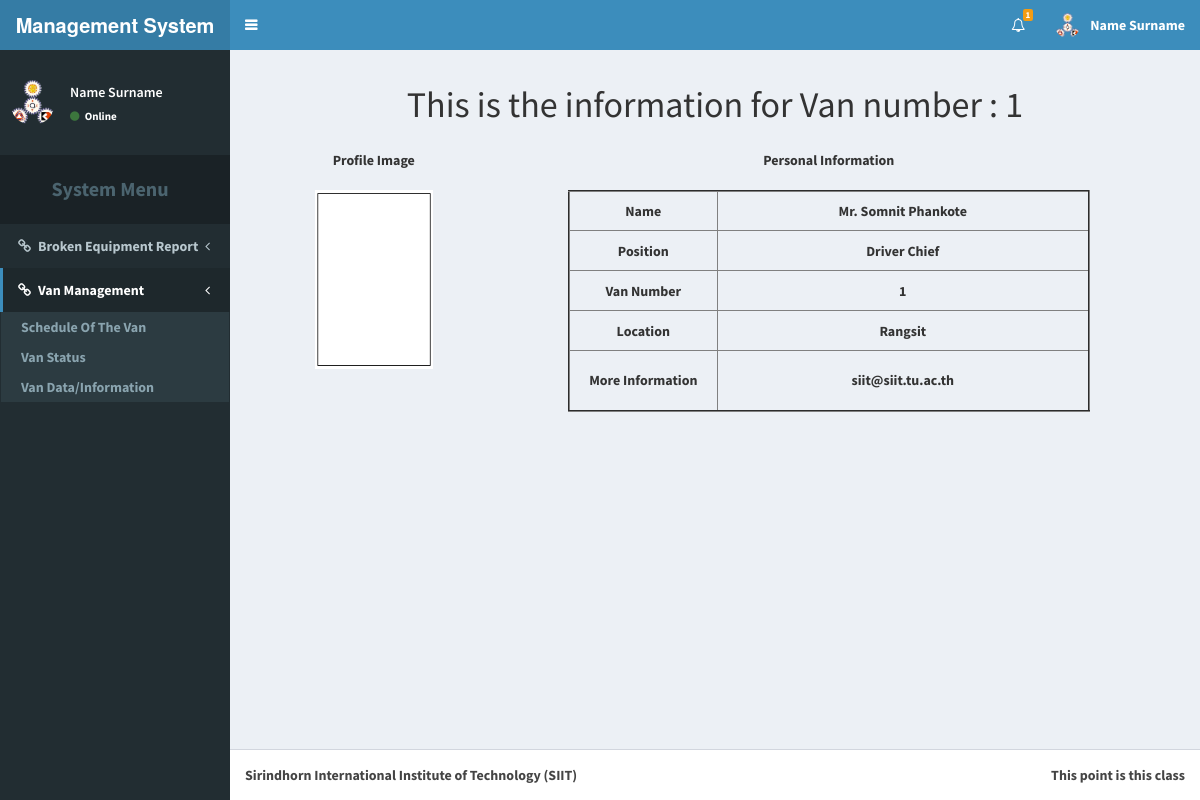
The app's page /vanSystem.php?mode=1&v=1 (signed in) with its own data.
### tables this page shows
CREATE TABLE `van` (
  `van_no` int(11) NOT NULL AUTO_INCREMENT,
  `location` varchar(255) NOT NULL DEFAULT 'Rangsit',
  `status` varchar(255) NOT NULL DEFAULT 'Free',
  `driver_no` int(11) NOT NULL COMMENT 'driver_no = memer_no (membr table)',
  `current_location` varchar(255) NOT NULL DEFAULT 'Rangsit',
  `request_by` varchar(255) NOT NULL DEFAULT 'No requested',
  `van_license_plate` varchar(50) DEFAULT NULL,
  PRIMARY KEY (`van_no`)
);

CREATE TABLE `member` (
  `member_id` int(11) NOT NULL AUTO_INCREMENT,
  `full_name` varchar(255) DEFAULT NULL,
  `username` varchar(255) DEFAULT NULL,
  `password` varchar(255) DEFAULT NULL,
  `email` varchar(255) DEFAULT NULL,
  `member_tier` varchar(255) DEFAULT 'Normal User',
  PRIMARY KEY (`member_id`)
);

CREATE TABLE `driver` (
  `driver_no` int(11) NOT NULL AUTO_INCREMENT,
  `driver_position` varchar(255) DEFAULT NULL,
  `member_id` int(11) DEFAULT NULL,
  PRIMARY KEY (`driver_no`)
);

### vanSystem.php (the view, shortened to what this page needs)
<!DOCTYPE html>
<?php
require_once('connect.php');
?>
<html>
<head>
  <link rel="stylesheet" href="bootstrap/css/bootstrap.css">
  <link rel="stylesheet" href="https://cdnjs.cloudflare.com/ajax/libs/font-awesome/4.5.0/css/font-awesome.min.css">
  <link rel="stylesheet" href="https://cdnjs.cloudflare.com/ajax/libs/ionicons/2.0.1/css/ionicons.min.css">
  <link rel="stylesheet" href="plugins/datepicker/datepicker3.css">
  <link rel="stylesheet" href="dist/css/AdminLTE.css">
  <link rel="stylesheet" href="dist/css/skins/skin-blue.css">
  <link rel="stylesheet" href="plugins/datatables/dataTables.bootstrap.css">
</head>
<body class="hold-transition skin-blue sidebar-mini">
<div class="wrapper">
  <header class="main-header">
    <a href="/Senior_Project" class="logo">
      <span class="logo-lg"><b>Management System<b></span>
    </a>
    <nav class="navbar navbar-static-top" role="navigation">
      <a href="#" class="sidebar-toggle" data-toggle="offcanvas" role="button">
      </a>
      <div class="navbar-custom-menu">
        <ul class="nav navbar-nav">
          <?php
            if(isset($_SESSION['tier'])){
          ?>
          <li class="dropdown notifications-menu">
          <a href="#" class="dropdown-toggle" data-toggle="dropdown">
            <i class="fa fa-bell-o"></i>
            <span class="label label-warning">1</span>
          </a>
          </li>
          <?php
            if($_SESSION['tier'] == 'Admin'){
          ?>
          <li class="dropdown user user-menu">
            <a href="#" class="dropdown-toggle" data-toggle="dropdown">
              <img src="dist/img/user2-160x160.gif" class="user-image" alt="User Image">
              <span class="hidden-xs">Name Surname</span>
            </a>
            <ul class="dropdown-menu">
              <li class="user-header">
                <img src="dist/img/user2-160x160.gif" class="img-circle" alt="User Image">
                <p>
                  Name Surname - Ground Division Member
                  <small>Member since Nov. 2012</small>
                </p>
              </li>
              <li class="user-body">
                <div class="row">
                  <div class="col-xs-4 text-center">
                    <a href="member.php?mode=0">History</a>
                  </div>
                  <div class="col-xs-4 text-center">
                    <a href="member.php?mode=1">Request</a>
                  </div>
                  <div class="col-xs-4 text-center">
                    <a href="member.php?mode=2">Confirm</a>
                  </div>
                </div>
              </li>
              <li class="user-footer">
                <div class="pull-left">
                  <form action="profile.php" method="post">
                    <input type="submit" class="btn btn-default btn-flat" value="Profile" />
                      <input type="hidden" name="full_name" value=<?php echo $_SESSION['fname']; ?> >
                      <input type="hidden" name="username" value=<?php echo $_SESSION['user_name']; ?> >
                      <input type="hidden" name="password" value=<?php echo $_SESSION['user_pass']; ?> >
                      <input type="hidden" name="email" value=<?php echo $_SESSION['e_mail']; ?> >
                      <input type="hidden" name="user_tier" value=<?php echo $_SESSION['tier']; ?> >
                  </form>
                </div>
                <div class="pull-right">
                  <a href="logout.php" class="btn btn-default btn-flat">Log Out</a>
                </div>
              </li>
            </ul>
          </li>
          <?php
            }
            else{
          ?>
          <li class="dropdown user user-menu">
            <a href="#" class="dropdown-toggle" data-toggle="dropdown">
              <img src="dist/img/user2-160x160.gif" class="user-image" alt="User Image">
              <span class="hidden-xs">Name Surname</span>
            </a>
          </li>
          <?php
            }
          ?>
          <?php
            }
            else{
          ?>
          <li><a href="login.php">Log-in</a></li>
          <?php
            }
          ?>
        </ul>
      </div>
    </nav>
  </header>
  <aside class="main-sidebar">
    <section class="sidebar">
      <div class="user-panel" style="margin-top:20px">
        <?php
          if(!isset($_SESSION['tier'])){
        ?>
        <center>
          <p><font color="white" size="5">Welcome Guest</font></p>
        </center>
        <?php
          }
          else{
        ?>
        <div class="pull-left image">
          <img src="dist/img/user2-160x160.gif" class="img-circle" alt="User Image">
        </div>
        <div class="pull-left info">
          <p>Name Surname</p>
          <a href="#"><i class="fa fa-circle text-success"></i> Online</a>
        </div>
        <?php
          }
        ?>
      </div>
      <ul class="sidebar-menu">
        <li class="header"
            style="margin-top:20px;padding-top:20px;padding-bottom:20px;font-size:20px"
        >
        <center>System Menu</center></li>
        <li class="treeview">
          <a href="#"><i class="fa fa-link"></i><span>Broken Equipment Report</span>
            <span class="pull-right-container">
              <i class="fa fa-angle-left pull-right"></i>
            </span>
          </a>
        </li>
        <li class="active treeview">
          <a href=""><i class="fa fa-link"></i><span>Van Management</span>
            <span class="pull-right-container">
              <i class="fa fa-angle-left pull-right"></i>
            </span>
          </a>
          <ul class="treeview-menu">
            <li><a href="vanindex.php?mode=0">Schedule Of The Van</a></li>
            <li><a href="vanindex.php?mode=1">Van Status</a></li>
            <li><a href="vanindex.php?mode=2">Van Data/Information</a></li>
          </ul>
        </li>
      </ul>
    </section>
  </aside>
  <div class="content-wrapper">
    <?php
      if($_GET['mode'] == 0){
    ?>
    <section class="content-header">
      <h1>
        Schedule of the Van
        <small>- Number "<?php echo $_GET['v']; ?>"</small>
      </h1>
    </section>
    <section class="content">
      <div class="col-sm-13">
        <div class="box" style="padding-bottom:30px;padding-left:30px;padding-right:30px">
          <div class="box-header">
            <div class="col-sm-4">
            <h3 class="box-title" style="margin-top:8px">Please select date to view the schedule :</h3>
            </div>
            <div class="col-sm-2">
              <div class="input-group date">
                  <div class="input-group-addon">
                    <i class="fa fa-calendar"></i>
                  </div>
                  <form action="vanSystem.php?mode=0&v=1" method="post" id="date_add">
                    <input type="text" name="date_pick" class="form-control pull-right" id="datepicker">
                  </form>
              </div>
            </div>
            <button type="submit" class="btn btn-primary" form="date_add">Submit</button>
          </div>
          <?php
          if(isset($_POST['date_pick'])){
            echo "This is the schedule at : ".$_POST['date_pick'];
          }
          else{
            echo "This is the schedule at : ".date("m/d/Y");
          }
          ?>
        <table id="example2" class="table table-bordered table-hover" style="width:100%;" align="center">
        <tr style="height:30px;">
            <th bgcolor="#F0F8FF" style="text-align:center;width:10%;">Information</th>
            <?php
            for($x = 6 ; $x < 19 ; $x++){
              switch ($x) {
                case ($x < 10):
                  echo '<th bgcolor="yellow" style="text-align:center;">0'.$x.':00</th>';
                  break;
                case ($x >= 10):
                  echo '<th bgcolor="yellow" style="text-align:center;">'.$x.':00</th>';
                  break;
              }
            }
            ?>
        </tr>
        <?php
        for($x = 0 ; $x < 3 ; $x++){
          switch ($x) {
            case 0;
              $txt_title = "Status";
              break;
            case 1:
              $txt_title = "Reserved By";
              break;
            case 2:
              $txt_title = "Description";
              break;
          }
        ?>
        <tr style="height:40px;">
          <td style="text-align:center;"><?php echo $txt_title; ?></td>
          <td style="text-align:center;"></td>
          <td style="text-align:center;"></td>
          <td style="text-align:center;"></td>
          <td style="text-align:center;"></td>
          <td style="text-align:center;"></td>
          <td style="text-align:center;"></td>
          <td style="text-align:center;"></td>
          <td style="text-align:center;"></td>
          <td style="text-align:center;"></td>
          <td style="text-align:center;"></td>
          <td style="text-align:center;"></td>
          <td style="text-align:center;"></td>
          <td style="text-align:center;"></td>
        </tr>
      <?php
      }
      ?>
      </table>
    </div>
    </div>
    </section>
    <?php
      }else if($_GET['mode'] == 1){
    ?>
    <section class="content-header">
      <center>
        <h1>
          This is the information for Van number : <?php echo $_GET['v']; ?>
        </h1>
      </center>
    </section>
    <section class="content">
      <div class="col-sm-12" style="text-align:center;padding-bottom:40px">
        <?php
        $q = 'SELECT * FROM van, driver, member WHERE van.van_no = '.$_GET['v'].' AND
                                                      van.driver_no = driver.driver_no AND
                                                      driver.member_id = member.member_id;';
        $res = $db -> query($q);
        while($row = $res -> fetch_array()){
        ?>
        <div class="col-sm-3">
          Profile Image<br>
          <img src="resource/image/profile.png" height="50%" width="60%" style="margin-top:20px;" class="user-image" alt="User Image">
        </div>
        <div class="col-sm-9">
          Personal Information
          <center>
            <table border="2" style="width:80%;margin-top:20px;">
              <tr style="height:40px;">
                <td style="text-align:center;width:20%;">Name</td>
                <td style="text-align:center;width:50%"><?php echo $row['full_name']; ?></td>
              </tr>
              <tr style="height:40px;">
                <td style="text-align:center;width:20%">Position</td>
                <td style="text-align:center;width:50%"><?php echo $row['driver_position']; ?></td>
              </tr>
              <tr style="height:40px;">
                <td style="text-align:center;width:20%">Van Number</td>
                <td style="text-align:center;width:50%"><?php echo $row['van_no']; ?></td>
              </tr>
              <tr style="height:40px;">
                <td style="text-align:center;width:20%">Location</td>
                <td style="text-align:center;width:50%"><?php echo $row['location']; ?></td>
              </tr>
              <tr style="height:60px;">
                <td style="text-align:center;width:20%">More Information</td>
                <td style="text-align:center;width:50%"><?php echo $row['email']; ?></td>
              </tr>
            </table>
          </center>
        </div>
        <?php
        }
        ?>
      </div>
      <div>
    </section>
<?php
  }
?>
  </div>
  <footer class="main-footer">
    <div class="pull-right hidden-xs">
      This point is this class
    </div>
    <strong>Sirindhorn International Institute of Technology (SIIT)</strong>
  </footer>
</div>
</body>
</html>

### records on screen
van: member.full_name "Mr. Somnit Phankote", driver.driver_position "Driver Chief", van_no "1", location "Rangsit", member.email "siit@siit.tu.ac.th"

### other values on screen
$_GET['v'] "1"
